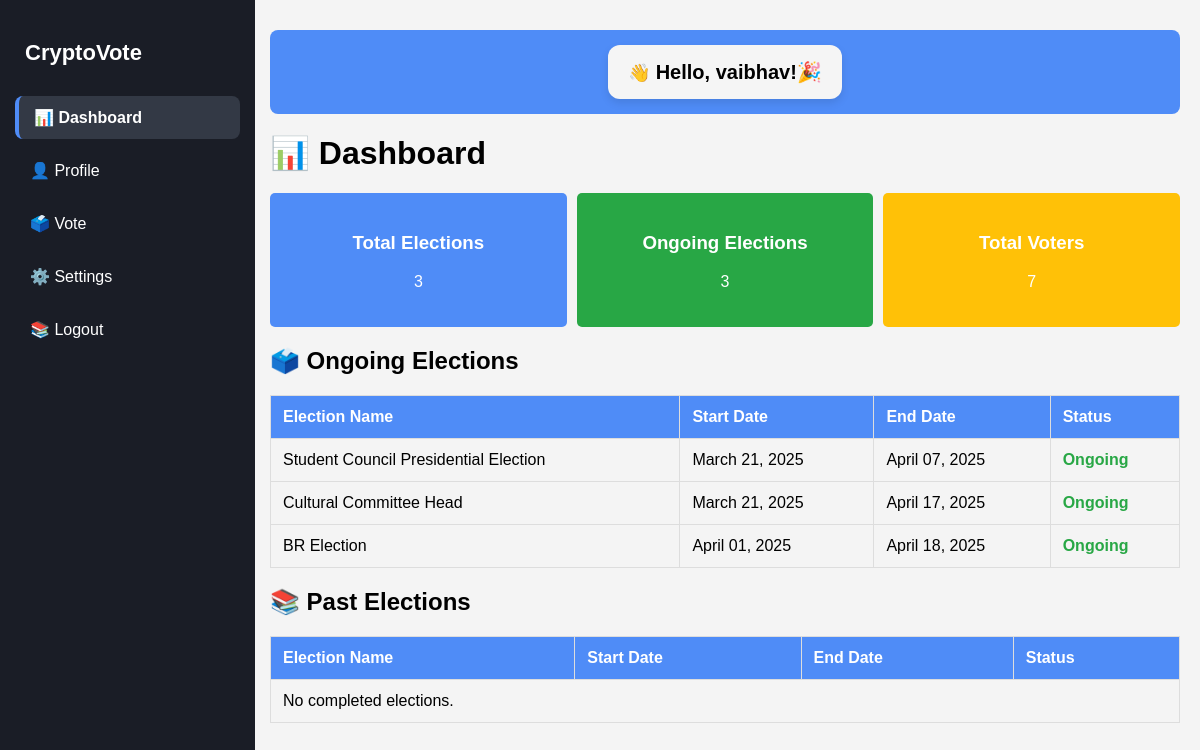
Screenshot of /dashboard/ (signed in) with the database file from the repository.
### main/models.py (models this page shows, shortened)
class Election(models.Model):
    title = models.CharField(max_length=200)
    description = models.TextField(blank=True)
    start_date = models.DateTimeField()
    end_date = models.DateTimeField()
    is_active = models.BooleanField(default=True)

### main/views.py (the view)
# urls.py: path('dashboard/', dashboard, name='dashboard'),
@login_required
def dashboard(request):
    now = timezone.now()
    total_elections = Election.objects.count()
    ongoing_elections = Election.objects.filter(start_date__lte=now, end_date__gte=now)
    completed_elections = Election.objects.filter(end_date__lt=now)
    total_voters = Profile.objects.count()
    if request.user.is_authenticated:
        username = request.user.username
    else:
        username = "Guest"  # Default if no user is logged in
    context = {
        "total_elections": total_elections,
        "ongoing_elections": ongoing_elections,
        "completed_elections": completed_elections,
        "total_voters": total_voters,
        "username": username,  # Pass username to the template
        "active_page": "dashboard",  # Mark dashboard as active in sidebar
    }
    return render(request, "dashboard.html", context)

### templates/dashboard.html (shortened to what this page needs)
{% load static %}
<!DOCTYPE html>
<html>
  <head>
  </head>
  <body>
    <div class="main-container">
      <div class="sidebar">
        <h2><strong>CryptoVote</strong></h2>
        <ul>
          <li>
            <a
              href="{% url 'dashboard' %}"
              class="{% if active_page == 'dashboard' %}active{% endif %}"
              >📊 Dashboard</a
            >
          </li>
          <li>
            <a
              href="{% url 'profile' %}"
              class="{% if active_page == 'profile' %}active{% endif %}"
              >👤 Profile</a
            >
          </li>
          <li>
            <a
              href="{% url 'vote' %}"
              class="{% if active_page == 'vote' %}active{% endif %}"
              >🗳️ Vote</a
            >
          </li>
          <li>
            <a
              href="{% url 'settings' %}"
              class="{% if active_page == 'settings' %}active{% endif %}"
              >⚙️ Settings</a
            >
          </li>
          <li>
            <a href="{% url 'logout' %}">📚 Logout</a>
          </li>
        </ul>
      </div>
      <div class="content">
        <div class="user-greeting">
          <div class="greeting-box">
            👋 <strong>Hello, {{ username }}!🎉</strong>
          </div>
        </div>
        <h1>📊 Dashboard</h1>
        <div class="stats-container">
          <div class="stat-box blue">
            <h3>Total Elections</h3>
            <p>{{ total_elections }}</p>
          </div>
          <div class="stat-box green">
            <h3>Ongoing Elections</h3>
            <p>{{ ongoing_elections.count }}</p>
          </div>
          <div class="stat-box yellow">
            <h3>Total Voters</h3>
            <p>{{ total_voters }}</p>
          </div>
        </div>
        <h2>🗳️ Ongoing Elections</h2>
        <table>
          <thead>
            <tr>
              <th>Election Name</th>
              <th>Start Date</th>
              <th>End Date</th>
              <th>Status</th>
            </tr>
          </thead>
          <tbody>
            {% for election in ongoing_elections %}
            <tr>
              <td>{{ election.title }}</td>
              <td>{{ election.start_date|date:"F d, Y" }}</td>
              <td>{{ election.end_date|date:"F d, Y" }}</td>
              <td><span class="status-active">Ongoing</span></td>
            </tr>
            {% empty %}
            <tr>
              <td colspan="4">No ongoing elections.</td>
            </tr>
            {% endfor %}
          </tbody>
        </table>
        <h2>📚 Past Elections</h2>
        <table>
          <thead>
            <tr>
              <th>Election Name</th>
              <th>Start Date</th>
              <th>End Date</th>
              <th>Status</th>
            </tr>
          </thead>
          <tbody>
            {% for election in completed_elections %}
            <tr>
              <td>{{ election.title }}</td>
              <td>{{ election.start_date|date:"F d, Y" }}</td>
              <td>{{ election.end_date|date:"F d, Y" }}</td>
              <td><span class="status-completed">Completed</span></td>
            </tr>
            {% empty %}
            <tr>
              <td colspan="4">No completed elections.</td>
            </tr>
            {% endfor %}
          </tbody>
        </table>
      </div>
    </div>
  </body>
</html>

### templates/dashboard.html (style rules this page uses)
body { margin: 0; padding: 0; display: flex; flex-direction: column; font-family: "Arial", sans-serif; background-color: #f4f4f4; height: 100vh; }
.main-container { display: flex; flex-grow: 1; width: 100%; }
.sidebar { width: 225px; background-color: #1a1d26; color: #fff; display: flex; flex-direction: column; justify-content: flex-start; padding: 20px 15px; position: fixed; height: 100vh; z-index: 10; }
.sidebar h2 { text-align: left; margin-bottom: 20px; padding-left: 10px; font-size: 22px; }
.sidebar ul { list-style-type: none; padding-left: 0; margin-top: 10px; }
.sidebar ul li { margin-bottom: 10px; }
.sidebar ul li a { text-decoration: none; color: #fff; display: block; padding: 12px 15px; border-radius: 8px; font-size: 16px; transition: background 0.3s, padding-left 0.2s; }
.sidebar ul li a.active { background-color: #333945; border-left: 4px solid #4f8cf7; border-radius: 8px; font-weight: bold; color: #fff; }
.content { margin-left: 250px; flex-grow: 1; padding: 20px; background-color: #f4f4f4; overflow-y: auto; }
.user-greeting { background-color: #4f8cf7; padding: 15px 20px; border-radius: 8px; color: #fff; font-size: 18px; margin-bottom: 20px; display: inline-block; }
h1, h2 { margin-top: 20px; }
.stats-container { display: flex; justify-content: space-between; margin-top: 20px; gap: 10px; }
.stat-box { flex: 1; padding: 20px; border-radius: 5px; color: #fff; text-align: center; }
.stat-box.blue { background-color: #4f8cf7; }
.stat-box.green { background-color: #28a745; }
.stat-box.yellow { background-color: #ffc107; }
table { width: 100%; border-collapse: collapse; margin-top: 20px; }
table th, table td { padding: 12px; border: 1px solid #ddd; text-align: left; }
table th { background-color: #4f8cf7; color: white; }
.status-active { color: #28a745; font-weight: bold; }
.user-greeting { margin-top: 10px; margin-bottom: 20px; display: flex; justify-content: center; }
.greeting-box { background: whitesmoke; padding: 15px 20px; border-radius: 12px; color: black; box-shadow: 0 4px 8px rgba(0, 0, 0, 0.1); max-width: 400px; text-align: left; }
.greeting-box strong { font-size: 20px; }

### rows the page displays
Election: title "Student Council Presidential Election", start_date "March 21, 2025", end_date "April 07, 2025"
Election: title "Cultural Committee Head", start_date "March 21, 2025", end_date "April 17, 2025"
Election: title "BR Election", start_date "April 01, 2025", end_date "April 18, 2025"

### other values shown
{{ username }} "vaibhav"
{{ total_elections }} "3"
{{ ongoing_elections.count }} "3"
{{ total_voters }} "7"
